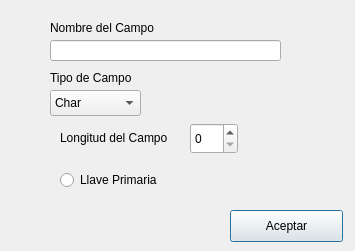
<?xml version="1.0" encoding="UTF-8"?>
<ui version="4.0">
 <class>DialogCampo</class>
 <widget class="QDialog" name="DialogCampo">
  <property name="geometry">
   <rect>
    <x>0</x>
    <y>0</y>
    <width>355</width>
    <height>251</height>
   </rect>
  </property>
  <property name="windowTitle">
   <string>Dialog</string>
  </property>
  <widget class="QComboBox" name="CB_CampoTipo">
   <property name="geometry">
    <rect>
     <x>50</x>
     <y>90</y>
     <width>91</width>
     <height>26</height>
    </rect>
   </property>
   <item>
    <property name="text">
     <string>Char</string>
    </property>
   </item>
   <item>
    <property name="text">
     <string>Int</string>
    </property>
   </item>
   <item>
    <property name="text">
     <string>Dec</string>
    </property>
   </item>
  </widget>
  <widget class="QLineEdit" name="T_CampoNombre">
   <property name="geometry">
    <rect>
     <x>50</x>
     <y>40</y>
     <width>231</width>
     <height>21</height>
    </rect>
   </property>
  </widget>
  <widget class="QPushButton" name="CampoNuevo">
   <property name="geometry">
    <rect>
     <x>230</x>
     <y>210</y>
     <width>113</width>
     <height>32</height>
    </rect>
   </property>
   <property name="text">
    <string>Aceptar</string>
   </property>
  </widget>
  <widget class="QLabel" name="label">
   <property name="geometry">
    <rect>
     <x>50</x>
     <y>20</y>
     <width>121</width>
     <height>16</height>
    </rect>
   </property>
   <property name="text">
    <string>Nombre del Campo</string>
   </property>
  </widget>
  <widget class="QLabel" name="label_2">
   <property name="geometry">
    <rect>
     <x>50</x>
     <y>70</y>
     <width>121</width>
     <height>16</height>
    </rect>
   </property>
   <property name="text">
    <string>Tipo de Campo</string>
   </property>
  </widget>
  <widget class="QSpinBox" name="SB_CampoLongitud">
   <property name="geometry">
    <rect>
     <x>190</x>
     <y>123</y>
     <width>48</width>
     <height>31</height>
    </rect>
   </property>
  </widget>
  <widget class="QLabel" name="label_3">
   <property name="geometry">
    <rect>
     <x>60</x>
     <y>130</y>
     <width>121</width>
     <height>16</height>
    </rect>
   </property>
   <property name="text">
    <string>Longitud del Campo</string>
   </property>
  </widget>
  <widget class="QRadioButton" name="RB_CampoLlave">
   <property name="geometry">
    <rect>
     <x>60</x>
     <y>170</y>
     <width>111</width>
     <height>20</height>
    </rect>
   </property>
   <property name="text">
    <string>Llave Primaria</string>
   </property>
  </widget>
 </widget>
 <resources/>
 <connections/>
</ui>
